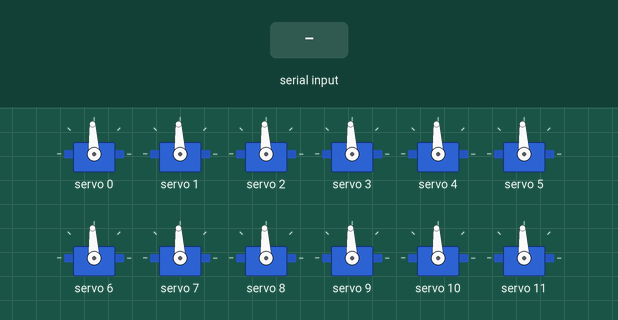
This sketch was run on a simulated Arduino Uno, built with avr-gcc and run on an emulated ATmega328P. On the bench: 12 × servo. Inputs (shaded band) come from the test bench. What the sketch prints to the serial monitor is not drawn.

Above: at 1.4 s.
1.5 s: "90,45\n" received over Serial
At 2.0 s:
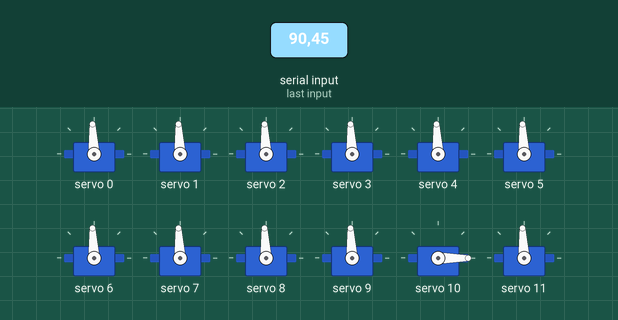
3.0 s: "1,90\n" received over Serial
At 4.4 s:
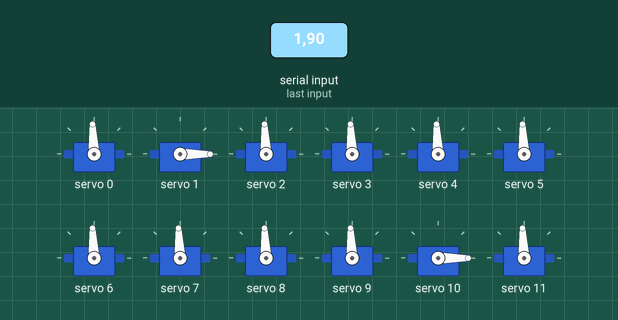
Timing chart, 0 to 6.0 s (numbered marks = the images above; inputs shaded):
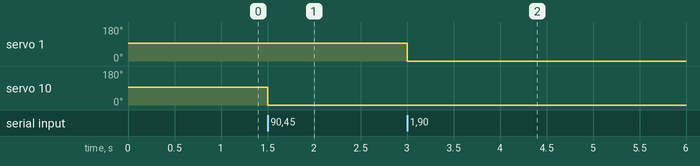

Measured:
- after the input at 1.5 s, servo 10: 93° → 0° at once
- after the input at 3.0 s, servo 1: 93° → 0° at once

The sketch:

Setting_Servo_PCA9685-UART.ino
```cpp
#include <Wire.h>
#include <Adafruit_PWMServoDriver.h>

Adafruit_PWMServoDriver pwm = Adafruit_PWMServoDriver();

#define SERVOMIN       680
#define SERVOMAX       2200
#define DEFAULT_PULSE_WIDTH   1500
#define FREQUENCY             240

byte servoNum;
int width;

void setServoPulse (byte n, double pulse) {
  double pulseLength;

  pulseLength = 1000000;  // 1,000,000 us per second
  pulseLength /= FREQUENCY;
  Serial.print(pulseLength); Serial.println(" us per period");
  pulseLength /= 4096;  // 12 bits of resolution
  Serial.print(pulseLength); Serial.println(" us per bit");

  pulse /= pulseLength;
  Serial.print("Setting "); Serial.print(n); Serial.print(" servo to "); Serial.println(pulse);
  pwm.setPWM(n, 0, pulse);
}

void setup() {
  // verify connection
  Serial.begin(115200);
  Serial.setTimeout(2000);
  Serial.println("Connected");
  while (!Serial);

  pwm.begin();
  pwm.setPWMFreq(FREQUENCY);
  delay(200);

  Serial.println("Setting all servos to default position");
  for(uint8_t i=0;i<16;i++) {
    setServoPulse(i, DEFAULT_PULSE_WIDTH);
  }
}

void loop() {
  Serial.print("Write Servo # and pulse length in us: ");
  Serial.flush();   while(!Serial.available());  // empty buffer and wait for input
  servoNum = Serial.parseInt();
  width = Serial.parseInt();
  Serial.print(servoNum); Serial.print("-->"); Serial.println(width);
  setServoPulse(servoNum, width);
  delay(1000);
}
```
